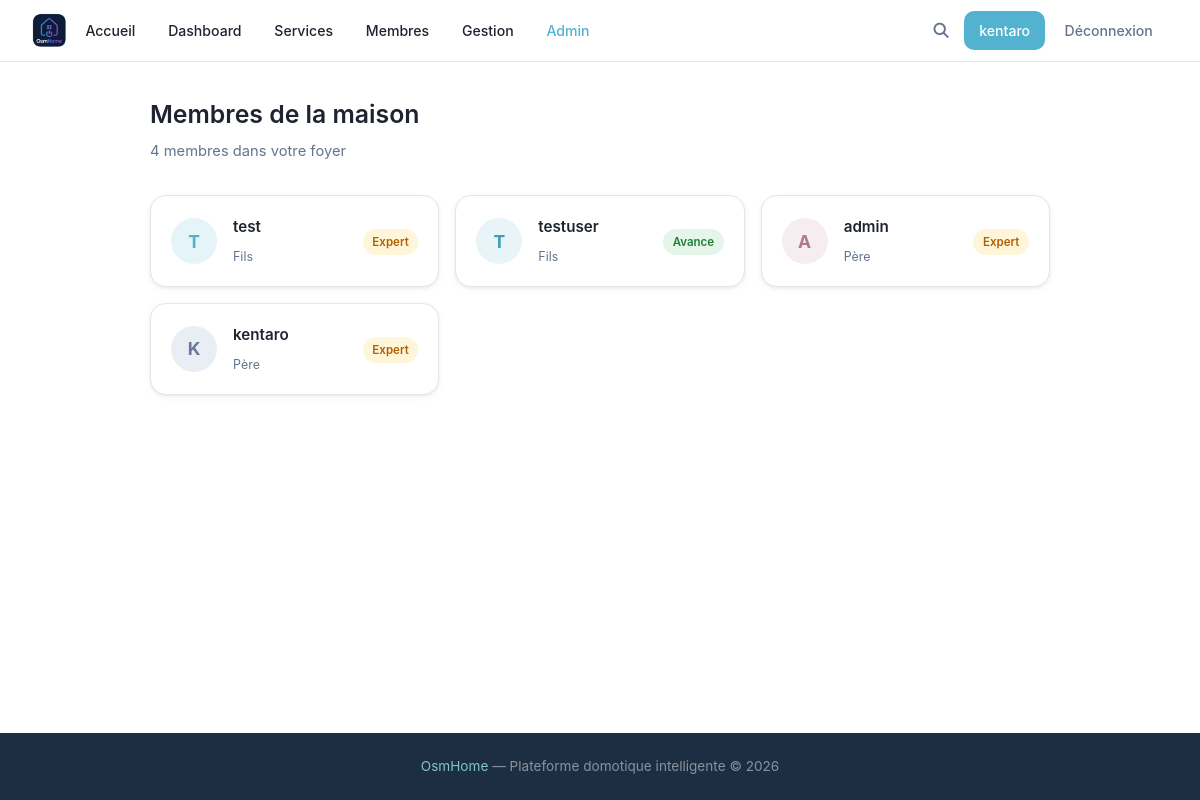
The app's page /members (signed in) with its own data.
### tables this page shows
CREATE TABLE users (
            id INTEGER PRIMARY KEY AUTOINCREMENT,
            username TEXT UNIQUE NOT NULL,
            password TEXT NOT NULL,
            lastname TEXT,
            firstname TEXT,
            age INTEGER,
            gender TEXT,
            birthdate TEXT,
            member_type TEXT,
            photo TEXT,
            level TEXT DEFAULT 'debutant',
            points REAL DEFAULT 0,
            email TEXT,
            email_verified INTEGER DEFAULT 0,
            role TEXT DEFAULT 'simple'
        , actions INTEGER DEFAULT 0, verification_token TEXT);

### main.py (the view)
@app.route('/members')
def membres():
    if 'username' not in flask.session:
        return flask.redirect('/login')
    all_members = utils.getAllMembers()
    return flask.render_template('membres.html', user=flask.session.get('username'), members=all_members)

### main.py (called while the page is built)
@app.context_processor
def inject_types():
    try:
        types = utils.getTypes()
    except Exception:
        types = []
    is_admin = False
    user_level = None
    if flask.session.get('username'):
        u = utils.getUser(flask.session['username'])
        is_admin = bool(u and u['role'] == 'admin')
        user_level = u['level'] if u else None
    return {'types': types, 'is_admin': is_admin, 'user_level': user_level}

### utils.py (called while the page is built)
def openDB() -> sqlite3.Connection:
    if 'db' not in flask.g:
        flask.g.db = sqlite3.connect(BASE)
        flask.g.db.row_factory = sqlite3.Row
    return flask.g.db

def closeDB(_ = None):
    db = flask.g.pop("db", None)
    if db is not None:
        db.close()

def getUser(username: str):
    db = openDB()
    return db.execute(
        'SELECT * FROM users WHERE username = ?',
        (username,)
    ).fetchone()

def getTypes() -> list:
    db = openDB()
    rows = db.execute('SELECT DISTINCT type FROM devices ORDER BY type').fetchall()
    return [row['type'] for row in rows]

def getAllMembers() -> list:
    db = openDB()
    return db.execute(
        'SELECT username, age, gender, birthdate, member_type, level, points FROM users ORDER BY member_type, username'
    ).fetchall()

### templates/membres.html (shortened to what this page needs)
{% extends 'base.html' %}
{% block extra_css %}<link rel="stylesheet" href="{{ url_for('static', filename='css/members.css') }}">{% endblock %}
{% block content %}
<div class="members-page">
    <div class="members-header">
        <h2>Membres de la maison</h2>
        <p>{{ members | length }} membre{{ 's' if members | length > 1 else '' }} dans votre foyer</p>
    </div>
    <div class="members-grid">
        {% for m in members %}
        <a href="/member/{{ m['username'] }}" class="member-card">
            <div class="member-avatar">{{ m['username'][0] | upper }}</div>
            <div class="member-info">
                <h3 class="member-username">{{ m['username'] }}</h3>
                <span class="member-role">{{ m['member_type'] or '—' }}</span>
            </div>
            <div class="member-level">
                <span class="level-badge level-{{ m['level'] }}">{{ m['level'] | capitalize }}</span>
            </div>
        </a>
        {% endfor %}
    </div>
</div>
{% endblock %}

### static/css/style.css (style rules this page uses)
:root { --bg: #ffffff; --surface: #ffffff; --dark: #1e2330; --dark-2: #1c2131; --primary: #52B2CF; --primary-hover: #3d9ebc; --primary-light: rgba(82, 178, 207, 0.12); --accent-2: #7EC4CF; --accent-pink: #D4AFB9; --accent-lavender: #D1CFE2; --accent-powder: #9CADCE; --muted: #64748b; --white: #ffffff; --border: #e2e8f0; --shadow: 0 1px 3px rgba(0,0,0,.07), 0 2px 8px rgba(0,0,0,.04); --shadow-md: 0 4px 14px rgba(0,0,0,.09), 0 2px 6px rgba(0,0,0,.05); --radius: 10px; --radius-sm: 5px; --radius-lg: 16px; --danger: #ea4335; }
* { margin: 0; padding: 0; box-sizing: border-box; }
html { min-height: 100%; scroll-behavior: smooth; }
body { min-height: 100vh; display: flex; flex-direction: column; font-family: 'Google Sans', 'Inter', system-ui, -apple-system, BlinkMacSystemFont, 'Segoe UI', Roboto, sans-serif; background: var(--bg); color: var(--dark); line-height: 1.65; }
a { color: inherit; text-decoration: none; }
h1, h2, h3, h4, h5 { color: var(--dark); margin-bottom: 0.5rem; font-weight: 600; }
p { color: var(--muted); margin-bottom: 1rem; }
.level-badge { display: inline-block; padding: 0.22rem 0.6rem; border-radius: 999px; font-size: 0.72rem; font-weight: 600; white-space: nowrap; }
.level-avance { background: rgba(52,168,83,0.12); color: #1e7e34; }
.level-expert { background: rgba(251,188,4,0.15); color: #b06000; }

### static/css/members.css (style rules this page uses)
.members-page { width: min(900px, 92%); margin: 2rem auto 4rem; }
.members-header { margin-bottom: 2rem; }
.members-header h2 { font-size: 1.55rem; color: var(--dark); margin-bottom: 0.25rem; }
.members-header p { color: var(--muted); font-size: 0.92rem; margin: 0; }
.members-grid { display: grid; grid-template-columns: repeat(3, 1fr); gap: 1rem; }
.member-card { display: flex; align-items: center; gap: 1rem; background: var(--surface); border: 1px solid var(--border); border-radius: var(--radius-lg); box-shadow: var(--shadow); padding: 1.1rem 1.25rem; text-decoration: none; color: inherit; transition: box-shadow 0.2s, border-color 0.2s; }
.member-avatar { width: 46px; height: 46px; border-radius: 50%; background: rgba(82,178,207,0.15); color: #52B2CF; display: flex; align-items: center; justify-content: center; font-size: 1.1rem; font-weight: 700; flex-shrink: 0; }
.member-card:nth-child(4n+2) .member-avatar { background: rgba(126,196,207,0.18); color: #3d9ebc; }
.member-card:nth-child(4n+3) .member-avatar { background: rgba(212,175,185,0.22); color: #b07888; }
.member-card:nth-child(4n+4) .member-avatar { background: rgba(156,173,206,0.22); color: #6878a0; }
.member-info { flex: 1; min-width: 0; }
.member-username { font-size: 0.95rem; font-weight: 600; color: var(--dark); margin: 0 0 0.2rem 0; white-space: nowrap; overflow: hidden; text-overflow: ellipsis; }
.member-role { font-size: 0.78rem; color: var(--muted); text-transform: capitalize; }

### records on screen
users: username "T", username "test", member_type "Fils", level "Expert"
users: username "T", username "testuser", member_type "Fils", level "Avance"
users: username "A", username "admin", member_type "Père", level "Expert"
users: username "K", username "kentaro", member_type "Père", level "Expert"

### other values on screen
{{ user }} "kentaro"
{{ members | length }} "4"
{{ 's' if members | length > 1 else '' }} "s"
